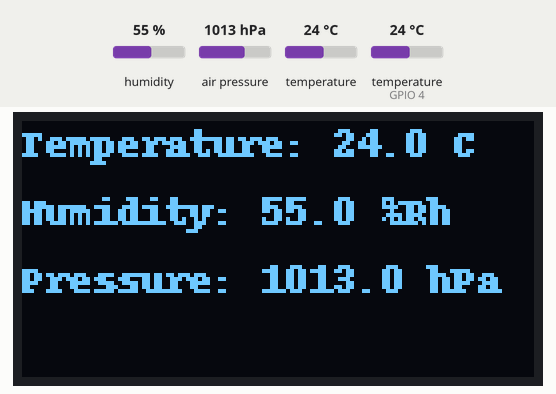
A program run on a simulated Raspberry Pi (BCM pin numbers). On the bench: 128×64 one-colour display. The inputs (shaded band) are chosen by the test bench; at power-on: humidity 55 %, air pressure 1013 hPa, temperature 24 °C, temperature (sensor on GPIO 4) 24 °C. What the program prints to the terminal is not drawn.

Above: at 1.4 s.
1.5 s: humidity set to 22 %
At 3.2 s:
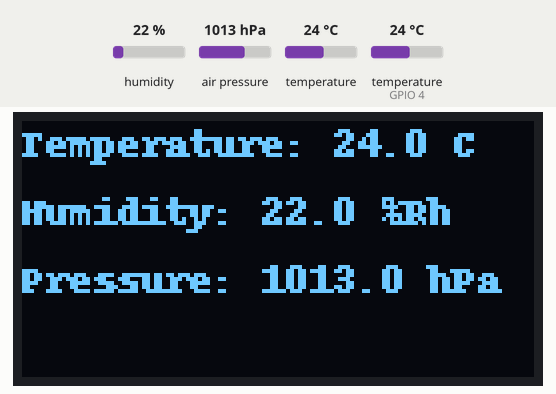
3.9 s: air pressure set to 952 hPa
At 5.2 s:
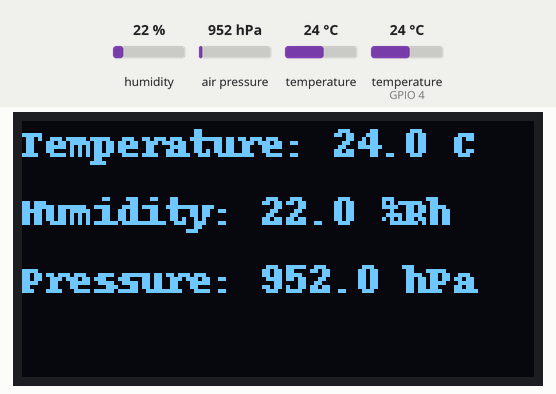
5.6 s: temperature (sensor 0) set to 12 °C
At 7.0 s:
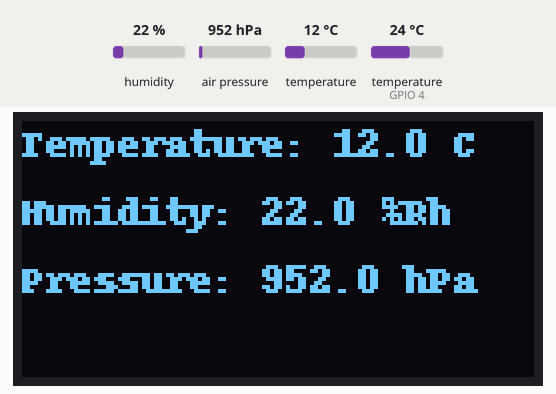
7.3 s: humidity set to 40 %
At 8.7 s:
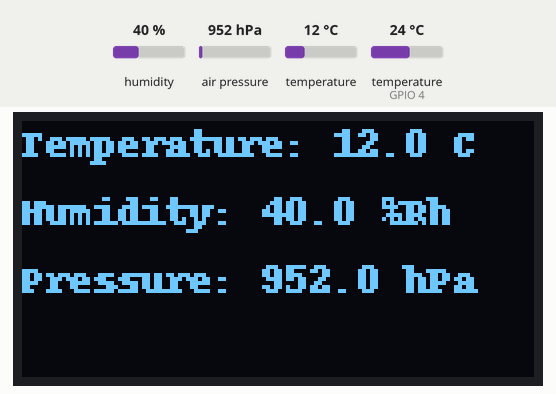
9.0 s: air pressure set to 975 hPa
At 9.6 s:
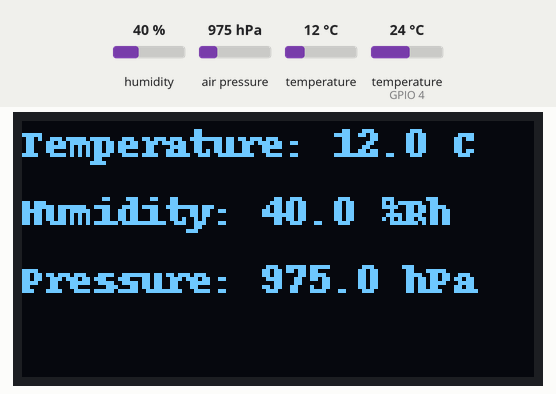
10.7 s: humidity set to 68 %
At 11.5 s:
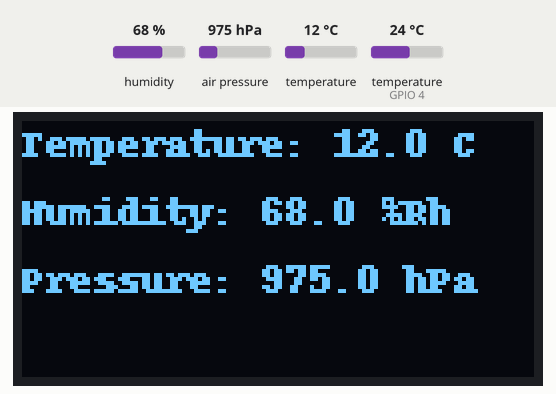
Timing chart, 0 to 13.4 s (numbered marks = the images above; inputs shaded):
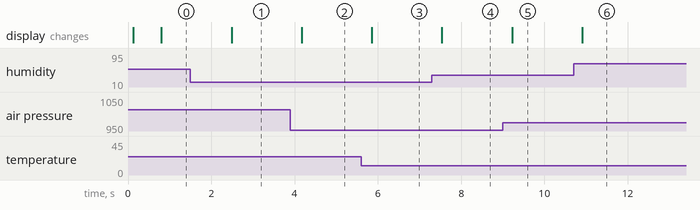

The program:

meteostation.py
```python
#!/usr/bin/env python

import time

import PIL.Image
import PIL.ImageDraw
import PIL.ImageFont

import Adafruit_DHT
import Adafruit_BMP.BMP085
import Adafruit_SSD1306


# Humidity & Temperature Sensor
HUM_SENSOR = Adafruit_DHT.DHT11  # Sensor type
HUM_PIN = 4  # GPIO pin where humidity sensor data out is conntected

# Barometric Pressure Sensor
BPS_ADDR = 0x77  # I2C address of the sensor
BPS_MODE = 1
# Available modes:
# 0 - Ultra low power
# 1 - Standard
# 2 - High resolution
# 3 - Ultra high resolution


class Disp(object):

    LEFT_PADDING = 0

    def __init__(self, disp):
        """Display object abstraction for text output"""
        self.disp = disp

        # Init display
        disp.begin()
        disp.clear()
        disp.display()

        self.width = disp.width
        self.height = disp.height

        # Prepare image and drawing
        # 1-bit pixels, black and white, stored with one pixel per byte
        self.image = PIL.Image.new('1', (self.width, self.height))
        self.draw = PIL.ImageDraw.Draw(self.image)

        # Load font
        self.font = PIL.ImageFont.load_default()

    def set_contrast(self, contrast):
        """Set display contrast. Value must be between 0 and 255."""
        if contrast < 0 or contrast > 255:
            return False
        self.disp.set_contrast(contrast)
        return True

    def load_truetype_font(self, fn, size=15):
        """Load a TrueType or OpenType font"""
        self.font = PIL.ImageFont.truetype(fn, size)

    def clear(self, display=False):
        """Clear display"""
        self.draw.rectangle((0, 0, self.width, self.height), outline=0, fill=0)
        if display:
            self.disp.image(self.image)
            self.disp.display()

    def display(self, temp, humidity, pressure):
        """Show values on display"""
        self.clear()
        self.draw.text((self.LEFT_PADDING, 0),
                       "Temperature: {:.1f} C   ".format(temp),
                       font=self.font, fill=255)
        self.draw.text((self.LEFT_PADDING, 17),
                       "Humidity: {:.1f} %Rh   ".format(humidity),
                       font=self.font, fill=255)
        self.draw.text((self.LEFT_PADDING, 34),
                       "Pressure: {:.1f} hPa   ".format(pressure),
                       font=self.font, fill=255)
        self.disp.image(self.image)
        self.disp.display()


def loop(bmp, disp):
    """Main loop"""

    while True:

        # Humidity & Temp

        hs_hum, hs_temp = Adafruit_DHT.read_retry(HUM_SENSOR, HUM_PIN)

        # Pressure & Temp

        ps_pressure = bmp.read_pressure()
        ps_temp = bmp.read_temperature()
        ps_alt = bmp.read_altitude()

        # Output to display
        disp.display(ps_temp, hs_hum, ps_pressure / 100.0)

        # Output to console

        if hs_temp is not None:
            print("Temp: {:.1f} C".format(hs_temp))
        else:
            print("Temp is not available")
        if hs_hum is not None:
            print("Humidity: {:.1f} %RH".format(hs_hum))
        else:
            print("Humidity is not available")

        print("Temp: {:.1f} C".format(ps_temp))
        print("Pressure: {:.1f} hPa".format(ps_pressure / 100.0))
        print("Altitude: {:.1f} m".format(ps_alt))
        print("")

        time.sleep(1)


def main():

    # Barometric Pressure Sensor
    bmp = Adafruit_BMP.BMP085.BMP085(mode=BPS_MODE, address=BPS_ADDR)

    # OLED Display
    oled_disp = Adafruit_SSD1306.SSD1306_128_64(rst=None)
    disp = Disp(oled_disp)

    # Custom font
    #disp.load_truetype_font("fonts/Retron2000.ttf", size=10)
    #disp.load_truetype_font("fonts/visitor1.ttf", size=10)
    #disp.load_truetype_font("fonts/PIXELADE.TTF", size=17)

    # Contrast
    disp.set_contrast(255)

    # Main loop
    try:
        loop(bmp, disp)
    except KeyboardInterrupt:
        print("Exiting")
        disp.clear(display=True)
        return


if __name__ == "__main__":
    main()
```

Measured:
- after the input at 1.5 s, the display: changes after 0.99 s (image 1)
- after the input at 3.9 s, the display: changes after 0.27 s (image 2)
- after the input at 5.6 s, the display: changes after 0.25 s (image 3)
- after the input at 7.3 s, the display: changes after 0.24 s (image 4)
- after the input at 9.0 s, the display: changes after 0.22 s (image 5)
- after the input at 10.7 s, the display: changes after 0.21 s (image 6)
